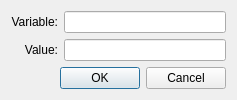
<?xml version="1.0" encoding="UTF-8"?>
<ui version="4.0">
 <class>env</class>
 <widget class="QDialog" name="env">
  <property name="geometry">
   <rect>
    <x>0</x>
    <y>0</y>
    <width>237</width>
    <height>71</height>
   </rect>
  </property>
  <property name="maximumSize">
   <size>
    <width>16777215</width>
    <height>71</height>
   </size>
  </property>
  <property name="windowTitle">
   <string>Environment variable</string>
  </property>
  <layout class="QVBoxLayout" name="verticalLayout_3">
   <item>
    <layout class="QHBoxLayout" name="horizontalLayout">
     <item>
      <layout class="QVBoxLayout" name="verticalLayout">
       <item>
        <widget class="QLabel" name="label">
         <property name="text">
          <string>Variable:</string>
         </property>
         <property name="alignment">
          <set>Qt::AlignRight|Qt::AlignTrailing|Qt::AlignVCenter</set>
         </property>
        </widget>
       </item>
       <item>
        <widget class="QLabel" name="label_2">
         <property name="text">
          <string>Value:</string>
         </property>
         <property name="alignment">
          <set>Qt::AlignRight|Qt::AlignTrailing|Qt::AlignVCenter</set>
         </property>
        </widget>
       </item>
      </layout>
     </item>
     <item>
      <layout class="QVBoxLayout" name="verticalLayout_2">
       <item>
        <widget class="QLineEdit" name="key">
         <property name="clearButtonEnabled">
          <bool>true</bool>
         </property>
        </widget>
       </item>
       <item>
        <widget class="QLineEdit" name="val">
         <property name="clearButtonEnabled">
          <bool>true</bool>
         </property>
        </widget>
       </item>
      </layout>
     </item>
    </layout>
   </item>
   <item>
    <layout class="QHBoxLayout" name="horizontalLayout_2">
     <item>
      <spacer name="horizontalSpacer">
       <property name="orientation">
        <enum>Qt::Horizontal</enum>
       </property>
       <property name="sizeHint" stdset="0">
        <size>
         <width>40</width>
         <height>20</height>
        </size>
       </property>
      </spacer>
     </item>
     <item>
      <widget class="QPushButton" name="buttonOK">
       <property name="text">
        <string>OK</string>
       </property>
      </widget>
     </item>
     <item>
      <widget class="QPushButton" name="buttonCancel">
       <property name="text">
        <string>Cancel</string>
       </property>
      </widget>
     </item>
    </layout>
   </item>
  </layout>
 </widget>
 <resources/>
 <connections>
  <connection>
   <sender>key</sender>
   <signal>textChanged(QString)</signal>
   <receiver>env</receiver>
   <slot>keyChanged()</slot>
   <hints>
    <hint type="sourcelabel">
     <x>120</x>
     <y>16</y>
    </hint>
    <hint type="destinationlabel">
     <x>2</x>
     <y>45</y>
    </hint>
   </hints>
  </connection>
  <connection>
   <sender>buttonOK</sender>
   <signal>clicked()</signal>
   <receiver>env</receiver>
   <slot>accept()</slot>
   <hints>
    <hint type="sourcelabel">
     <x>147</x>
     <y>51</y>
    </hint>
    <hint type="destinationlabel">
     <x>81</x>
     <y>52</y>
    </hint>
   </hints>
  </connection>
  <connection>
   <sender>buttonCancel</sender>
   <signal>clicked()</signal>
   <receiver>env</receiver>
   <slot>reject()</slot>
   <hints>
    <hint type="sourcelabel">
     <x>208</x>
     <y>54</y>
    </hint>
    <hint type="destinationlabel">
     <x>33</x>
     <y>53</y>
    </hint>
   </hints>
  </connection>
  <connection>
   <sender>buttonOK</sender>
   <signal>clicked()</signal>
   <receiver>env</receiver>
   <slot>accept()</slot>
   <hints>
    <hint type="sourcelabel">
     <x>161</x>
     <y>57</y>
    </hint>
    <hint type="destinationlabel">
     <x>96</x>
     <y>58</y>
    </hint>
   </hints>
  </connection>
 </connections>
 <slots>
  <slot>keyChanged()</slot>
 </slots>
</ui>
